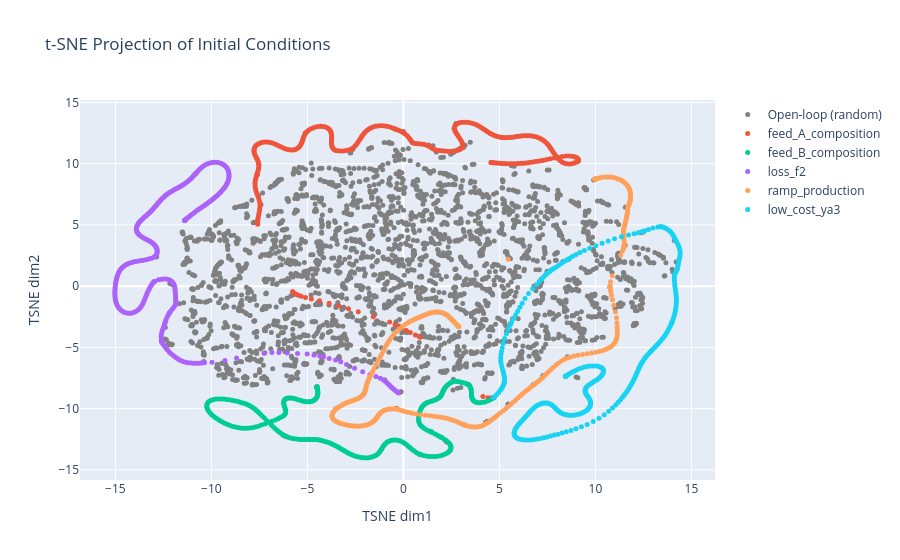

Notebook cell for this chart:
### Code cell
FIG = go.Figure()

# Add open-loop data (grey color)
FIG.add_scatter(x = X_U_proj[:n_samples, 0].detach(),
                y = X_U_proj[:n_samples, 1].detach(),
                mode = 'markers',
                marker = {'color' : 'grey', 'size': 5},
                name = 'Open-loop (random)')

# Add closed-loop scenarios with their original colors
offset = n_samples
for idx, scenario in enumerate(scenarios):
    mask = COLORS_scen == (idx + 1)  # COLORS_scen uses 1-based indexing
    FIG.add_scatter(x = X_U_proj[offset:][mask, 0].detach(),
                    y = X_U_proj[offset:][mask, 1].detach(),
                    mode = 'markers',
                    marker = {'size': 5},
                    name = scenario)

FIG.update_layout(title='t-SNE Projection of Initial Conditions',
                  xaxis_title='TSNE dim1',
                  yaxis_title='TSNE dim2')

### Figure 1 — Plotly figure (JSON) as saved in the notebook; plotly's stock layout.template omitted (floating-point values rounded to 4 significant figures; data arrays with more than 128 entries replaced by an {"elided": "..."} marker saying what was removed)
{"data": [{"marker": {"color": "grey", "size": 5}, "mode": "markers", "name": "Open-loop (random)", "type": "scatter", "x": {"elided": "3000 float values"}, "y": {"elided": "3000 float values"}}, {"marker": {"size": 5}, "mode": "markers", "name": "feed_A_composition", "type": "scatter", "x": {"elided": "300 float values"}, "y": {"elided": "300 float values"}}, {"marker": {"size": 5}, "mode": "markers", "name": "feed_B_composition", "type": "scatter", "x": {"elided": "300 float values"}, "y": {"elided": "300 float values"}}, {"marker": {"size": 5}, "mode": "markers", "name": "loss_f2", "type": "scatter", "x": {"elided": "300 float values"}, "y": {"elided": "300 float values"}}, {"marker": {"size": 5}, "mode": "markers", "name": "ramp_production", "type": "scatter", "x": {"elided": "300 float values"}, "y": {"elided": "300 float values"}}, {"marker": {"size": 5}, "mode": "markers", "name": "low_cost_ya3", "type": "scatter", "x": {"elided": "300 float values"}, "y": {"elided": "300 float values"}}], "layout": {"title": {"text": "t-SNE Projection of Initial Conditions"}, "xaxis": {"title": {"text": "TSNE dim1"}}, "yaxis": {"title": {"text": "TSNE dim2"}}}}
